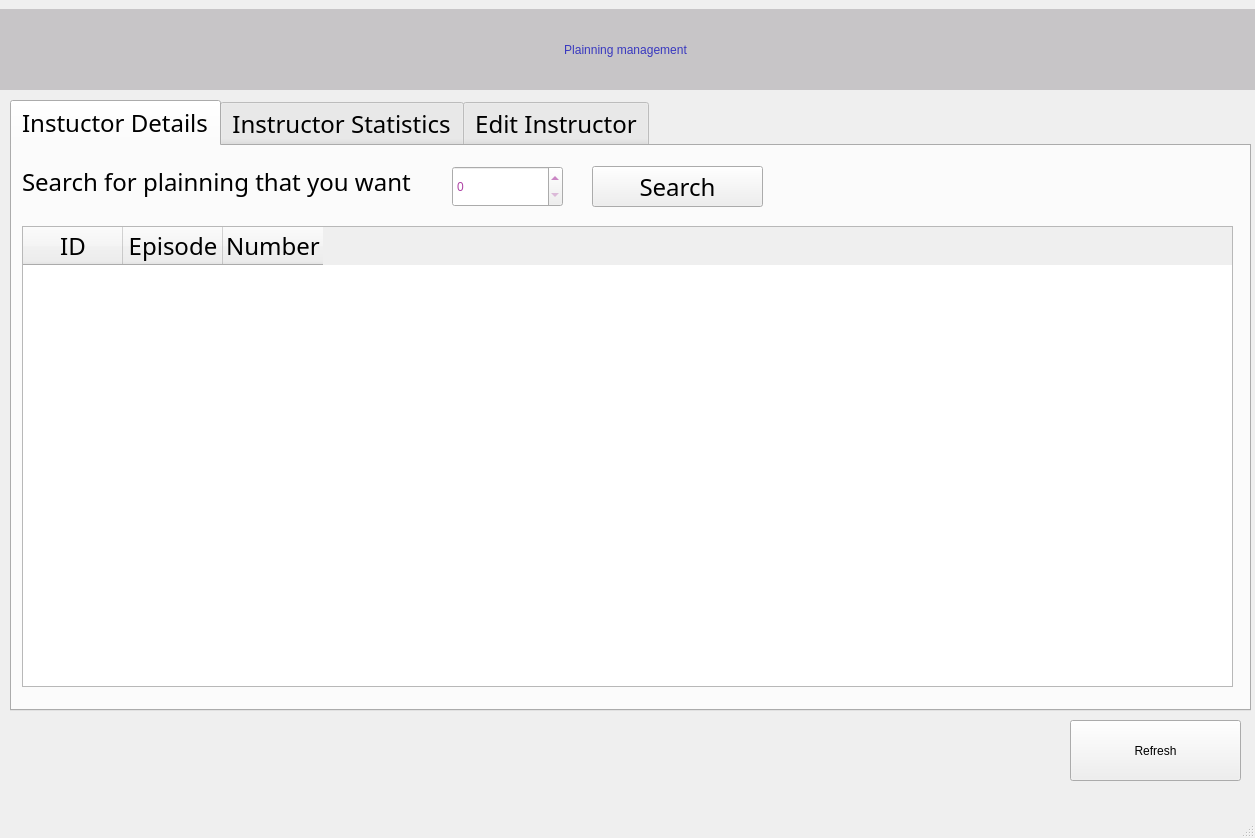
<?xml version="1.0" encoding="UTF-8"?>
<ui version="4.0">
 <class>MainWindow</class>
 <widget class="QMainWindow" name="MainWindow">
  <property name="geometry">
   <rect>
    <x>0</x>
    <y>0</y>
    <width>1255</width>
    <height>838</height>
   </rect>
  </property>
  <property name="windowTitle">
   <string>Parts Inventory App</string>
  </property>
  <property name="styleSheet">
   <string notr="true"/>
  </property>
  <widget class="QWidget" name="centralwidget">
   <widget class="QTabWidget" name="tabWidget">
    <property name="geometry">
     <rect>
      <x>10</x>
      <y>100</y>
      <width>1241</width>
      <height>611</height>
     </rect>
    </property>
    <property name="font">
     <font>
      <family>Century Gothic</family>
      <pointsize>18</pointsize>
     </font>
    </property>
    <property name="tabPosition">
     <enum>QTabWidget::North</enum>
    </property>
    <property name="tabShape">
     <enum>QTabWidget::Rounded</enum>
    </property>
    <property name="currentIndex">
     <number>0</number>
    </property>
    <widget class="QWidget" name="tab">
     <attribute name="title">
      <string>Instuctor Details</string>
     </attribute>
     <widget class="QTableWidget" name="table">
      <property name="geometry">
       <rect>
        <x>10</x>
        <y>80</y>
        <width>1211</width>
        <height>461</height>
       </rect>
      </property>
      <property name="maximumSize">
       <size>
        <width>1211</width>
        <height>16777215</height>
       </size>
      </property>
      <property name="autoFillBackground">
       <bool>false</bool>
      </property>
      <property name="frameShape">
       <enum>QFrame::StyledPanel</enum>
      </property>
      <property name="frameShadow">
       <enum>QFrame::Sunken</enum>
      </property>
      <property name="sizeAdjustPolicy">
       <enum>QAbstractScrollArea::AdjustIgnored</enum>
      </property>
      <attribute name="horizontalHeaderShowSortIndicator" stdset="0">
       <bool>false</bool>
      </attribute>
      <attribute name="horizontalHeaderStretchLastSection">
       <bool>false</bool>
      </attribute>
      <attribute name="verticalHeaderStretchLastSection">
       <bool>false</bool>
      </attribute>
      <column>
       <property name="text">
        <string>ID</string>
       </property>
      </column>
      <column>
       <property name="text">
        <string>Episode</string>
       </property>
      </column>
      <column>
       <property name="text">
        <string>Number</string>
       </property>
      </column>
     </widget>
     <widget class="QLabel" name="label_7">
      <property name="geometry">
       <rect>
        <x>10</x>
        <y>10</y>
        <width>601</width>
        <height>51</height>
       </rect>
      </property>
      <property name="styleSheet">
       <string notr="true">font: 13pt &quot;Century Gothic&quot;;</string>
      </property>
      <property name="text">
       <string>Search for plainning that you want</string>
      </property>
     </widget>
     <widget class="QSpinBox" name="count_filter_txt">
      <property name="geometry">
       <rect>
        <x>440</x>
        <y>20</y>
        <width>111</width>
        <height>41</height>
       </rect>
      </property>
      <property name="styleSheet">
       <string notr="true">font: 14pt &quot;Century Gothic&quot;;
color: rgb(173, 66, 164);</string>
      </property>
     </widget>
     <widget class="QPushButton" name="search_btn">
      <property name="geometry">
       <rect>
        <x>580</x>
        <y>20</y>
        <width>171</width>
        <height>41</height>
       </rect>
      </property>
      <property name="styleSheet">
       <string notr="true">font: 14pt &quot;Century Gothic&quot;;</string>
      </property>
      <property name="text">
       <string>Search</string>
      </property>
     </widget>
    </widget>
    <widget class="QWidget" name="tab_2">
     <attribute name="title">
      <string>Instructor Statistics</string>
     </attribute>
     <widget class="QLabel" name="label">
      <property name="geometry">
       <rect>
        <x>180</x>
        <y>170</y>
        <width>301</width>
        <height>51</height>
       </rect>
      </property>
      <property name="styleSheet">
       <string notr="true">font: 16pt &quot;Century Gothic&quot;;</string>
      </property>
      <property name="text">
       <string>Number of Episods</string>
      </property>
     </widget>
     <widget class="QLabel" name="label_2">
      <property name="geometry">
       <rect>
        <x>180</x>
        <y>270</y>
        <width>301</width>
        <height>51</height>
       </rect>
      </property>
      <property name="styleSheet">
       <string notr="true">font: 16pt &quot;Century Gothic&quot;;</string>
      </property>
      <property name="text">
       <string>Number of Branches</string>
      </property>
     </widget>
     <widget class="QLabel" name="label_3">
      <property name="geometry">
       <rect>
        <x>630</x>
        <y>170</y>
        <width>301</width>
        <height>51</height>
       </rect>
      </property>
      <property name="styleSheet">
       <string notr="true">font: 16pt &quot;Century Gothic&quot;;</string>
      </property>
      <property name="text">
       <string>Number of Subjects</string>
      </property>
     </widget>
     <widget class="QLabel" name="label_4">
      <property name="geometry">
       <rect>
        <x>630</x>
        <y>270</y>
        <width>301</width>
        <height>51</height>
       </rect>
      </property>
      <property name="styleSheet">
       <string notr="true">font: 16pt &quot;Century Gothic&quot;;</string>
      </property>
      <property name="text">
       <string>Number of Classroms</string>
      </property>
     </widget>
     <widget class="QLabel" name="lbl_ref_nbr">
      <property name="geometry">
       <rect>
        <x>490</x>
        <y>170</y>
        <width>91</width>
        <height>51</height>
       </rect>
      </property>
      <property name="styleSheet">
       <string notr="true">font: 30pt &quot;Century Gothic&quot;;
color: rgb(6, 0, 203);</string>
      </property>
      <property name="text">
       <string>0</string>
      </property>
     </widget>
     <widget class="QLabel" name="lbl_parts_nbr">
      <property name="geometry">
       <rect>
        <x>490</x>
        <y>270</y>
        <width>91</width>
        <height>51</height>
       </rect>
      </property>
      <property name="styleSheet">
       <string notr="true">font: 30pt &quot;Century Gothic&quot;;
color: rgb(6, 0, 203);</string>
      </property>
      <property name="text">
       <string>0</string>
      </property>
     </widget>
     <widget class="QLabel" name="lbl_min_hole">
      <property name="geometry">
       <rect>
        <x>940</x>
        <y>170</y>
        <width>91</width>
        <height>51</height>
       </rect>
      </property>
      <property name="styleSheet">
       <string notr="true">font: 30pt &quot;Century Gothic&quot;;
color: rgb(6, 0, 203);</string>
      </property>
      <property name="text">
       <string>0</string>
      </property>
     </widget>
     <widget class="QLabel" name="lbl_max_hole">
      <property name="geometry">
       <rect>
        <x>940</x>
        <y>270</y>
        <width>91</width>
        <height>51</height>
       </rect>
      </property>
      <property name="styleSheet">
       <string notr="true">font: 30pt &quot;Century Gothic&quot;;
color: rgb(6, 0, 203);</string>
      </property>
      <property name="text">
       <string>0</string>
      </property>
     </widget>
    </widget>
    <widget class="QWidget" name="tab_3">
     <attribute name="title">
      <string>Edit Instructor</string>
     </attribute>
     <widget class="QLabel" name="label_14">
      <property name="geometry">
       <rect>
        <x>400</x>
        <y>170</y>
        <width>301</width>
        <height>51</height>
       </rect>
      </property>
      <property name="styleSheet">
       <string notr="true">font: 16pt &quot;Century Gothic&quot;;</string>
      </property>
      <property name="text">
       <string>Episode</string>
      </property>
     </widget>
     <widget class="QLabel" name="label_15">
      <property name="geometry">
       <rect>
        <x>400</x>
        <y>230</y>
        <width>301</width>
        <height>51</height>
       </rect>
      </property>
      <property name="styleSheet">
       <string notr="true">font: 16pt &quot;Century Gothic&quot;;</string>
      </property>
      <property name="text">
       <string>Number</string>
      </property>
     </widget>
     <widget class="QPushButton" name="first_btn">
      <property name="geometry">
       <rect>
        <x>80</x>
        <y>450</y>
        <width>91</width>
        <height>61</height>
       </rect>
      </property>
      <property name="styleSheet">
       <string notr="true">font: bold 30pt &quot;Century Gothic&quot;;
color: rgb(56, 56, 191);</string>
      </property>
      <property name="text">
       <string>&lt;&lt;</string>
      </property>
     </widget>
     <widget class="QPushButton" name="previous_btn">
      <property name="geometry">
       <rect>
        <x>180</x>
        <y>450</y>
        <width>91</width>
        <height>61</height>
       </rect>
      </property>
      <property name="styleSheet">
       <string notr="true">font: bold 30pt &quot;Century Gothic&quot;;
color: rgb(56, 56, 191);</string>
      </property>
      <property name="text">
       <string>&lt;</string>
      </property>
     </widget>
     <widget class="QPushButton" name="next_btn">
      <property name="geometry">
       <rect>
        <x>310</x>
        <y>450</y>
        <width>91</width>
        <height>61</height>
       </rect>
      </property>
      <property name="styleSheet">
       <string notr="true">font: bold 30pt &quot;Century Gothic&quot;;
color: rgb(56, 56, 191);</string>
      </property>
      <property name="text">
       <string>&gt;</string>
      </property>
     </widget>
     <widget class="QPushButton" name="last_btn">
      <property name="geometry">
       <rect>
        <x>410</x>
        <y>450</y>
        <width>91</width>
        <height>61</height>
       </rect>
      </property>
      <property name="styleSheet">
       <string notr="true">font: bold 30pt &quot;Century Gothic&quot;;
color: rgb(56, 56, 191);</string>
      </property>
      <property name="text">
       <string>&gt;&gt;</string>
      </property>
     </widget>
     <widget class="QPushButton" name="add_btn">
      <property name="geometry">
       <rect>
        <x>1000</x>
        <y>450</y>
        <width>141</width>
        <height>61</height>
       </rect>
      </property>
      <property name="styleSheet">
       <string notr="true">font: 14pt &quot;Century Gothic&quot;;</string>
      </property>
      <property name="text">
       <string>Add New</string>
      </property>
     </widget>
     <widget class="QPushButton" name="delete_btn">
      <property name="geometry">
       <rect>
        <x>870</x>
        <y>450</y>
        <width>121</width>
        <height>61</height>
       </rect>
      </property>
      <property name="styleSheet">
       <string notr="true">font: 14pt &quot;Century Gothic&quot;;</string>
      </property>
      <property name="text">
       <string>Delete</string>
      </property>
     </widget>
     <widget class="QPushButton" name="update_btn">
      <property name="geometry">
       <rect>
        <x>740</x>
        <y>450</y>
        <width>121</width>
        <height>61</height>
       </rect>
      </property>
      <property name="styleSheet">
       <string notr="true">font: 14pt &quot;Century Gothic&quot;;</string>
      </property>
      <property name="text">
       <string>Update</string>
      </property>
     </widget>
     <widget class="QSpinBox" name="count">
      <property name="geometry">
       <rect>
        <x>710</x>
        <y>240</y>
        <width>191</width>
        <height>41</height>
       </rect>
      </property>
      <property name="styleSheet">
       <string notr="true">font: 14pt &quot;Century Gothic&quot;;
color: rgb(173, 66, 164);</string>
      </property>
     </widget>
     <widget class="QLabel" name="label_20">
      <property name="geometry">
       <rect>
        <x>300</x>
        <y>20</y>
        <width>251</width>
        <height>51</height>
       </rect>
      </property>
      <property name="styleSheet">
       <string notr="true">font: 16pt &quot;Century Gothic&quot;;</string>
      </property>
      <property name="text">
       <string>ID</string>
      </property>
     </widget>
     <widget class="QLabel" name="id">
      <property name="geometry">
       <rect>
        <x>610</x>
        <y>20</y>
        <width>191</width>
        <height>51</height>
       </rect>
      </property>
      <property name="styleSheet">
       <string notr="true">font: 16pt &quot;Century Gothic&quot;;
color: rgb(173, 66, 164);
background-color: rgb(241, 241, 241);</string>
      </property>
      <property name="text">
       <string/>
      </property>
     </widget>
     <widget class="QComboBox" name="comboBox">
      <property name="geometry">
       <rect>
        <x>710</x>
        <y>180</y>
        <width>191</width>
        <height>41</height>
       </rect>
      </property>
     </widget>
    </widget>
   </widget>
   <widget class="QPushButton" name="refresh_btn">
    <property name="geometry">
     <rect>
      <x>1070</x>
      <y>720</y>
      <width>171</width>
      <height>61</height>
     </rect>
    </property>
    <property name="styleSheet">
     <string notr="true">font: 14pt &quot;Century Gothic&quot;;</string>
    </property>
    <property name="text">
     <string>Refresh</string>
    </property>
   </widget>
   <widget class="QLabel" name="label_6">
    <property name="geometry">
     <rect>
      <x>-10</x>
      <y>9</y>
      <width>1271</width>
      <height>81</height>
     </rect>
    </property>
    <property name="styleSheet">
     <string notr="true">font: 35pt &quot;Century Gothic&quot;;
color: rgb(56, 56, 191);
background-color: rgb(199, 197, 199);</string>
    </property>
    <property name="text">
     <string>Plainning management</string>
    </property>
    <property name="alignment">
     <set>Qt::AlignCenter</set>
    </property>
   </widget>
  </widget>
  <widget class="QMenuBar" name="menubar">
   <property name="geometry">
    <rect>
     <x>0</x>
     <y>0</y>
     <width>1255</width>
     <height>25</height>
    </rect>
   </property>
  </widget>
  <widget class="QStatusBar" name="statusbar"/>
 </widget>
 <resources/>
 <connections/>
</ui>
